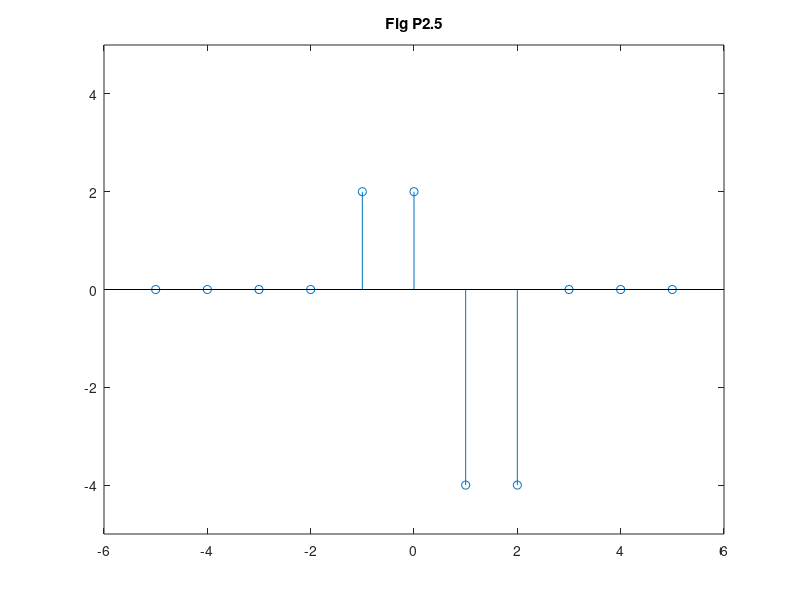
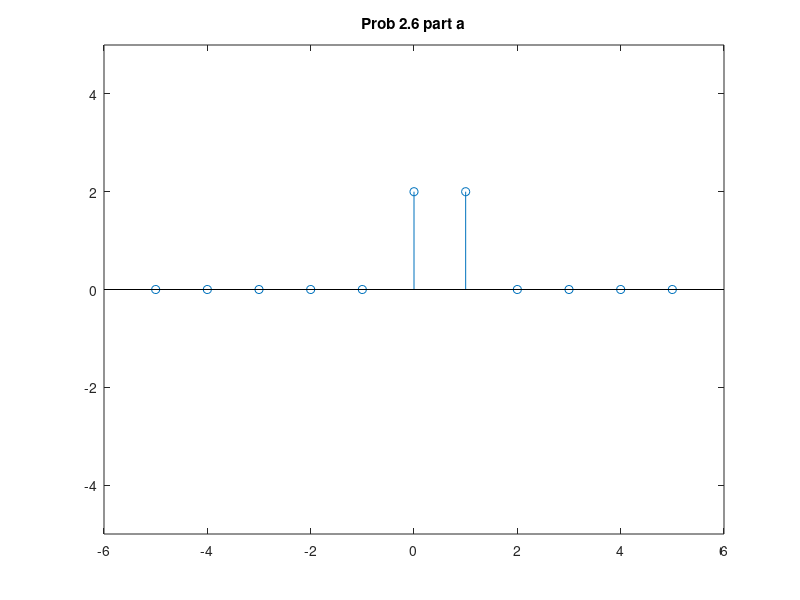

MATLAB code for these plots, in order:
% chap2_6.m  - Prob 2.6 p75 Blandford
% EECE 4510 / 5510 - Marquette University
% Fred J. Frigo
% Sep - 2019
% 
% From Fig P2.5

x =[ 0,  0,  0,  0,  2,  2, -4, -4, 0, 0, 0];
u =[ 0,  0,  0,  0,  0,  1,  1,  1, 1, 1, 1];
n =[-5, -4, -3, -2, -1,  0,  1,  2, 3, 4, 5];

figure();
stem( n, x);
ylim([-5 5]);
title( "Fig P2.5");

% part a
xa = fliplr(x);  % reverse
figure()
stem( n, xa.*u); % element wise multiply
ylim([-5 5]);
title("Prob 2.6 part a")
